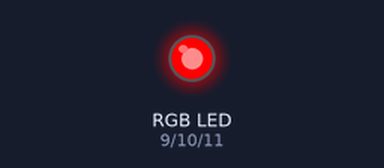
The sketch below on a simulated Arduino Uno, built with avr-gcc and run on an emulated ATmega328P. On the bench: an RGB LED mixed from three pins (HIGH = lit). Dim RGB values are drawn brighter than linear.

Above: at 0.1 s.
At 0.6 s:
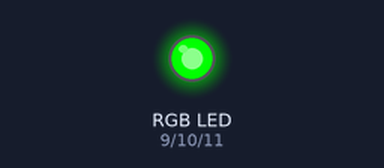
At 1.1 s:
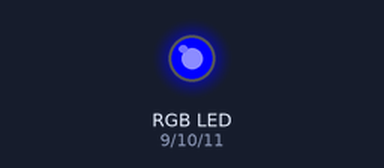
At 2.1 s:
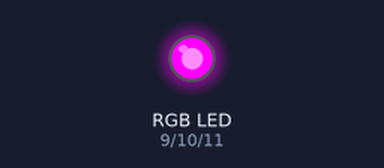
At 4.6 s:
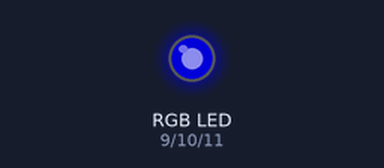
At 7.1 s:
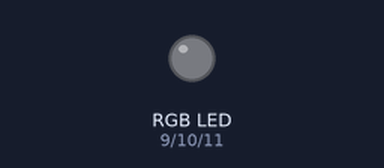
Timing chart, 0 to 8.6 s (numbered marks = the images above):
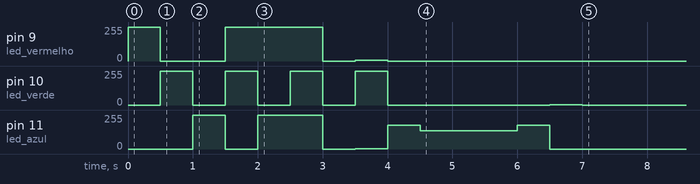

The sketch:

sketch_may16a.ino
```cpp
const int led_vermelho = 9;
const int led_verde = 10;
const int led_azul = 11;

int cores[6][3] = {{255,0,0}, //vermelho
                    {0,255,0}, //verde
                    {0,0,255}, //azul
                    {255,255,0},//amarelo
                    {255,0,255},//roxo
                    {255,255,255}};//branco

void setup() {
}

void loop() {

    for(int i=0;1<6;i++){
      analogWrite(led_vermelho,cores[i][0]);
      analogWrite(led_verde,cores[i][1]);
      analogWrite(led_azul,cores[i][2]);
      delay(500);
    }
}
```

Measured:
- by itself, pin 11 (led_azul): 0/255 → 255/255 at 1.0 s, → 0/255 0.50 s later, → 255/255 0.50 s later, → 0/255 1.0 s later, … (9 changes in this stretch)
- by itself, pin 9 (led_vermelho): 0/255 → 255/255 at 0.00 s, → 0/255 0.50 s later, → 255/255 1.0 s later, → 0/255 1.5 s later, … (6 changes in this stretch)
